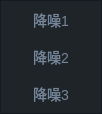
<?xml version="1.0" encoding="UTF-8"?>
<ui version="4.0">
 <class>DenoiseMenu</class>
 <widget class="QFrame" name="DenoiseMenu">
  <property name="geometry">
   <rect>
    <x>0</x>
    <y>0</y>
    <width>102</width>
    <height>114</height>
   </rect>
  </property>
  <property name="minimumSize">
   <size>
    <width>0</width>
    <height>0</height>
   </size>
  </property>
  <property name="maximumSize">
   <size>
    <width>16777215</width>
    <height>16777215</height>
   </size>
  </property>
  <property name="windowTitle">
   <string>Frame</string>
  </property>
  <property name="styleSheet">
   <string notr="true">QFrame
{
border: 1px solid #141A20;
}</string>
  </property>
  <property name="frameShape">
   <enum>QFrame::StyledPanel</enum>
  </property>
  <property name="frameShadow">
   <enum>QFrame::Raised</enum>
  </property>
  <layout class="QGridLayout" name="gridLayout">
   <property name="leftMargin">
    <number>0</number>
   </property>
   <property name="topMargin">
    <number>0</number>
   </property>
   <property name="rightMargin">
    <number>0</number>
   </property>
   <property name="bottomMargin">
    <number>0</number>
   </property>
   <property name="spacing">
    <number>0</number>
   </property>
   <item row="0" column="0">
    <widget class="QWidget" name="widget" native="true">
     <property name="styleSheet">
      <string notr="true">QWidget
{
background:#1F2428;
}</string>
     </property>
     <layout class="QGridLayout" name="gridLayout_2">
      <property name="leftMargin">
       <number>0</number>
      </property>
      <property name="topMargin">
       <number>0</number>
      </property>
      <property name="rightMargin">
       <number>0</number>
      </property>
      <property name="bottomMargin">
       <number>0</number>
      </property>
      <property name="spacing">
       <number>0</number>
      </property>
      <item row="0" column="0">
       <layout class="QVBoxLayout" name="verticalLayout">
        <property name="spacing">
         <number>1</number>
        </property>
        <item>
         <widget class="QToolButton" name="dns1Btn">
          <property name="sizePolicy">
           <sizepolicy hsizetype="Expanding" vsizetype="Expanding">
            <horstretch>0</horstretch>
            <verstretch>0</verstretch>
           </sizepolicy>
          </property>
          <property name="minimumSize">
           <size>
            <width>0</width>
            <height>36</height>
           </size>
          </property>
          <property name="maximumSize">
           <size>
            <width>16777215</width>
            <height>36</height>
           </size>
          </property>
          <property name="focusPolicy">
           <enum>Qt::NoFocus</enum>
          </property>
          <property name="styleSheet">
           <string notr="true">QToolButton
{
font-size:14px;
font-family:&quot;Microsoft YaHei&quot;;
font-weight:normal;
color:rgba(118,134,153,1);
line-height:41px;
border:none;
background:transparent;
}

QToolButton:hover
{
font-size:14px;
font-family:&quot;Microsoft YaHei&quot;;
font-weight:normal;
color:#ffffff;
line-height:41px;
border:none;
background:rgba(0,145,255,1);
}</string>
          </property>
          <property name="text">
           <string>降噪1</string>
          </property>
          <property name="iconSize">
           <size>
            <width>42</width>
            <height>42</height>
           </size>
          </property>
          <property name="checkable">
           <bool>true</bool>
          </property>
          <property name="toolButtonStyle">
           <enum>Qt::ToolButtonTextBesideIcon</enum>
          </property>
         </widget>
        </item>
        <item>
         <widget class="QToolButton" name="dns2Btn">
          <property name="sizePolicy">
           <sizepolicy hsizetype="Expanding" vsizetype="Expanding">
            <horstretch>0</horstretch>
            <verstretch>0</verstretch>
           </sizepolicy>
          </property>
          <property name="minimumSize">
           <size>
            <width>0</width>
            <height>36</height>
           </size>
          </property>
          <property name="maximumSize">
           <size>
            <width>16777215</width>
            <height>36</height>
           </size>
          </property>
          <property name="focusPolicy">
           <enum>Qt::NoFocus</enum>
          </property>
          <property name="styleSheet">
           <string notr="true">QToolButton
{
font-size:14px;
font-family:&quot;Microsoft YaHei&quot;;
font-weight:normal;
color:rgba(118,134,153,1);
line-height:41px;
border:none;
background:transparent;
}

QToolButton:hover
{
font-size:14px;
font-family:&quot;Microsoft YaHei&quot;;
font-weight:normal;
color:#ffffff;
line-height:41px;
border:none;
background:rgba(0,145,255,1);
}</string>
          </property>
          <property name="text">
           <string>降噪2</string>
          </property>
          <property name="iconSize">
           <size>
            <width>42</width>
            <height>42</height>
           </size>
          </property>
          <property name="checkable">
           <bool>true</bool>
          </property>
          <property name="toolButtonStyle">
           <enum>Qt::ToolButtonTextBesideIcon</enum>
          </property>
         </widget>
        </item>
        <item>
         <widget class="QToolButton" name="dns3Btn">
          <property name="sizePolicy">
           <sizepolicy hsizetype="Expanding" vsizetype="Expanding">
            <horstretch>0</horstretch>
            <verstretch>0</verstretch>
           </sizepolicy>
          </property>
          <property name="minimumSize">
           <size>
            <width>0</width>
            <height>36</height>
           </size>
          </property>
          <property name="maximumSize">
           <size>
            <width>16777215</width>
            <height>36</height>
           </size>
          </property>
          <property name="focusPolicy">
           <enum>Qt::NoFocus</enum>
          </property>
          <property name="styleSheet">
           <string notr="true">QToolButton
{
font-size:14px;
font-family:&quot;Microsoft YaHei&quot;;
font-weight:normal;
color:rgba(118,134,153,1);
line-height:41px;
border:none;
background:transparent;
}

QToolButton:hover
{
font-size:14px;
font-family:&quot;Microsoft YaHei&quot;;
font-weight:normal;
color:#ffffff;
line-height:41px;
border:none;
background:rgba(0,145,255,1);
}</string>
          </property>
          <property name="text">
           <string>降噪3</string>
          </property>
          <property name="iconSize">
           <size>
            <width>42</width>
            <height>42</height>
           </size>
          </property>
          <property name="checkable">
           <bool>true</bool>
          </property>
          <property name="toolButtonStyle">
           <enum>Qt::ToolButtonTextBesideIcon</enum>
          </property>
         </widget>
        </item>
       </layout>
      </item>
     </layout>
    </widget>
   </item>
  </layout>
 </widget>
 <resources>
  <include location="../readingprocess.qrc"/>
 </resources>
 <connections/>
</ui>
